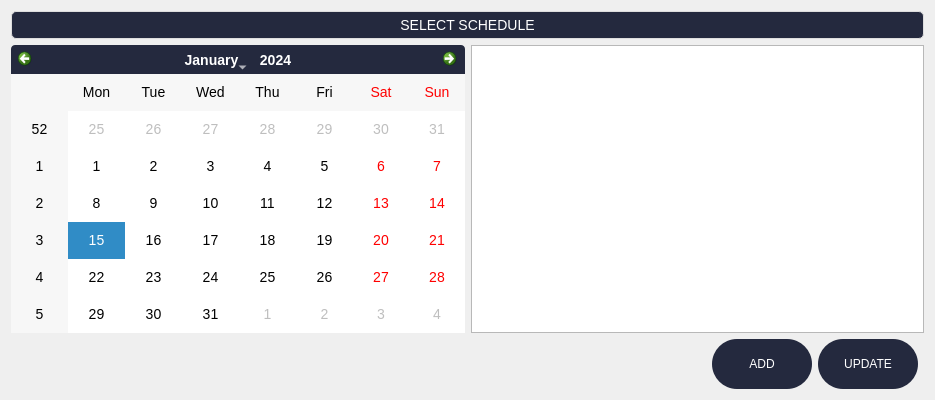
<?xml version="1.0" encoding="UTF-8"?>
<ui version="4.0">
 <class>Dialog</class>
 <widget class="QDialog" name="Dialog">
  <property name="geometry">
   <rect>
    <x>0</x>
    <y>0</y>
    <width>935</width>
    <height>400</height>
   </rect>
  </property>
  <property name="windowTitle">
   <string>Logs</string>
  </property>
  <property name="styleSheet">
   <string notr="true">
QDialong{
background-color:#f4f5fc

}</string>
  </property>
  <layout class="QGridLayout" name="gridLayout_4">
   <item row="0" column="0">
    <layout class="QGridLayout" name="gridLayout_3">
     <item row="1" column="0">
      <spacer name="horizontalSpacer">
       <property name="orientation">
        <enum>Qt::Horizontal</enum>
       </property>
       <property name="sizeHint" stdset="0">
        <size>
         <width>40</width>
         <height>20</height>
        </size>
       </property>
      </spacer>
     </item>
     <item row="1" column="2">
      <widget class="QPushButton" name="updatebtn">
       <property name="sizePolicy">
        <sizepolicy hsizetype="Minimum" vsizetype="Minimum">
         <horstretch>0</horstretch>
         <verstretch>0</verstretch>
        </sizepolicy>
       </property>
       <property name="minimumSize">
        <size>
         <width>100</width>
         <height>50</height>
        </size>
       </property>
       <property name="maximumSize">
        <size>
         <width>100</width>
         <height>50</height>
        </size>
       </property>
       <property name="styleSheet">
        <string notr="true">QPushButton{

border-radius: 25px;
color: white;
background-color: #24293e;
padding-top: 20px;
padding-bottom: 20px;






}</string>
       </property>
       <property name="text">
        <string>UPDATE</string>
       </property>
      </widget>
     </item>
     <item row="0" column="0" colspan="4">
      <layout class="QGridLayout" name="gridLayout_2">
       <item row="0" column="0">
        <layout class="QGridLayout" name="gridLayout">
         <item row="0" column="0" colspan="2">
          <widget class="QLabel" name="label">
           <property name="styleSheet">
            <string notr="true">QLabel {
    color: white;
    font-size: 14px;
    font-family: &quot;Segoe UI&quot;, &quot;Arial&quot;, sans-serif;
    padding: 5px;
    background: #24293e;
    border: 1px solid #dddddd;
    border-radius: 5px;
    text-align: center;
    qproperty-alignment: 'AlignCenter';
}

QLabel[warning=&quot;true&quot;] {
    color: #d9534f;
    background: #f2dede;
    border: 1px solid #ebccd1;
}

QLabel[success=&quot;true&quot;] {
    color: #3c763d;
    background: #dff0d8;
    border: 1px solid #d6e9c6;
}

QLabel[info=&quot;true&quot;] {
    color: #31708f;
    background: #d9edf7;
    border: 1px solid #bce8f1;
}
</string>
           </property>
           <property name="text">
            <string>SELECT SCHEDULE</string>
           </property>
           <property name="alignment">
            <set>Qt::AlignCenter</set>
           </property>
          </widget>
         </item>
         <item row="1" column="0">
          <widget class="QCalendarWidget" name="calendarWidget">
           <property name="styleSheet">
            <string notr="true">/* General QCalendarWidget Style */
QCalendarWidget {
    background-color: #ffffff;
    border: 1px solid #cccccc;
    border-radius: 8px;
    font-family: &quot;Segoe UI&quot;, &quot;Arial&quot;, sans-serif;
    font-size: 14px;
    color: #333333;
}

/* Navigation Bar */
QCalendarWidget QToolButton {
    color: #ffffff;
    background-color: #24293E;
    border: none;
    border-radius: 4px;
    padding: 5px;
}

QCalendarWidget QToolButton:hover {
    font-style: bold;
}

QCalendarWidget QToolButton::disabled {
    background-color: #9E9E9E;
}

/* Header (Month/Year) */
QCalendarWidget QWidget#qt_calendar_navigationbar {
    background-color: #24293E;
    color: #ffffff;
    border-top-left-radius: 8px;
    border-top-right-radius: 8px;
}

QCalendarWidget QToolButton::menu-indicator {
    image: none;
}

/* Day Headers (e.g., Mon, Tue) */
QCalendarWidget QTableView {
    border: none;
}

QCalendarWidget QHeaderView::section {
    color: #333333;
    background-color: #f2f2f2;
    border: none;
    padding: 5px;
}

/* Day Cells */
QCalendarWidget QTableView::item {
    border: none;
    padding: 5px;
}

QCalendarWidget QTableView::item:selected {
    background-color: #4CAF50;
    color: #ffffff;
}

QCalendarWidget QTableView::item:hover {
    background-color: #a5d6a7;
    color: #333333;
}

/* Today Highlight */
QCalendarWidget QWidget#qt_calendar_today {
    border: 1px solid #4CAF50;
    background-color: #ffffff;
    color: #4CAF50;
    border-radius: 4px;
}

QCalendarWidget QWidget#qt_calendar_today::hover {
    background-color: #e8f5e9;
    border: 1px solid #4CAF50;
}

/* Navigation Buttons */
QCalendarWidget QToolButton::left-arrow {
    image: url(:/icons/left-arrow.png); /* Ensure you have an appropriate icon */
}

QCalendarWidget QToolButton::right-arrow {
    image: url(:/icons/right-arrow.png); /* Ensure you have an appropriate icon */
}
QCalendarWidget{
	border: 1px solid black

}</string>
           </property>
          </widget>
         </item>
         <item row="1" column="1">
          <widget class="QListWidget" name="listWidget"/>
         </item>
        </layout>
       </item>
      </layout>
     </item>
     <item row="1" column="1">
      <widget class="QPushButton" name="okbtn">
       <property name="sizePolicy">
        <sizepolicy hsizetype="Minimum" vsizetype="Minimum">
         <horstretch>0</horstretch>
         <verstretch>0</verstretch>
        </sizepolicy>
       </property>
       <property name="minimumSize">
        <size>
         <width>100</width>
         <height>50</height>
        </size>
       </property>
       <property name="maximumSize">
        <size>
         <width>100</width>
         <height>50</height>
        </size>
       </property>
       <property name="styleSheet">
        <string notr="true">QPushButton{

border-radius: 25px;
color: white;
background-color: #24293e;
padding-top: 20px;
padding-bottom: 20px;






}</string>
       </property>
       <property name="text">
        <string>ADD</string>
       </property>
      </widget>
     </item>
    </layout>
   </item>
  </layout>
 </widget>
 <resources/>
 <connections/>
</ui>
